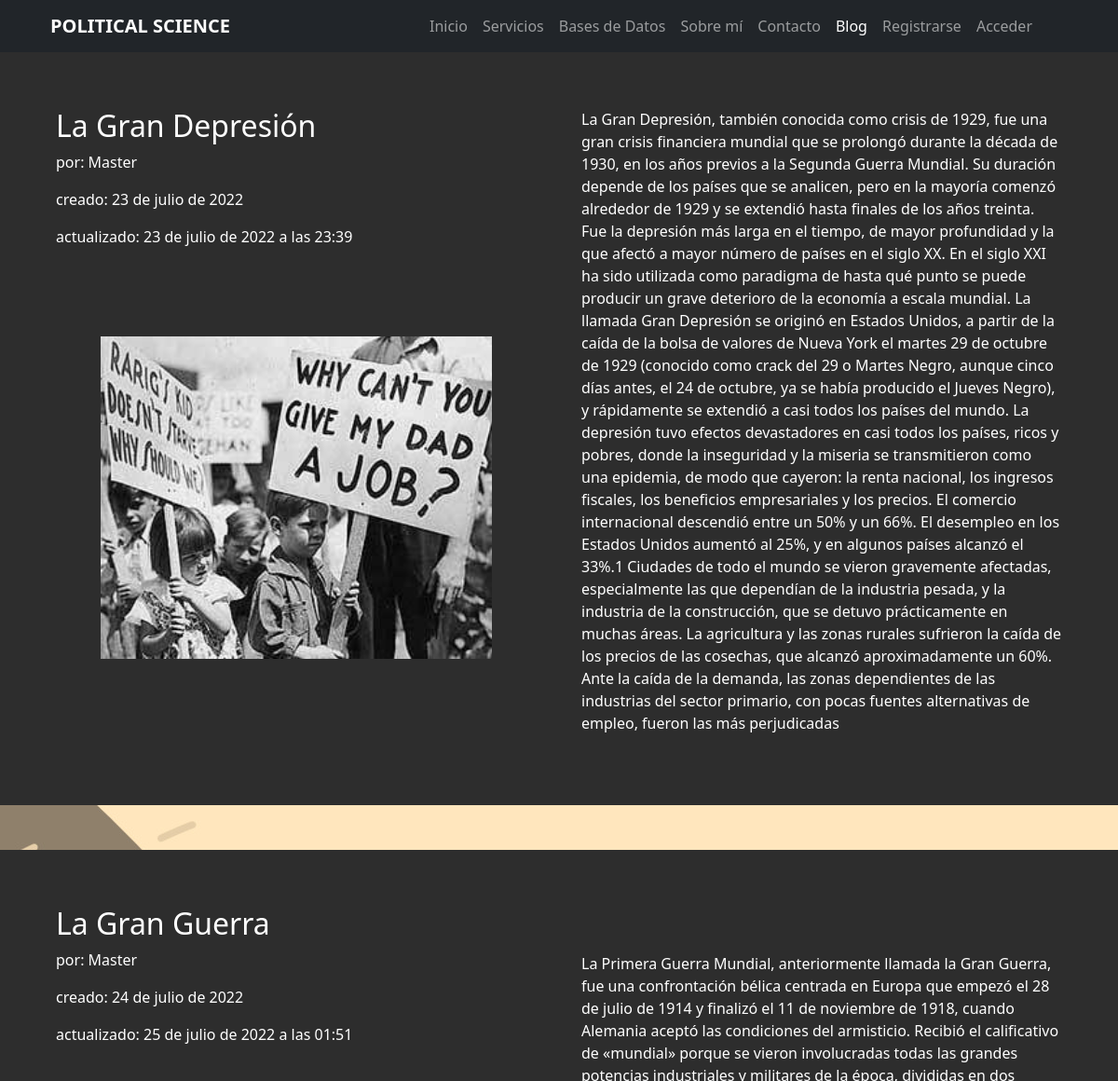
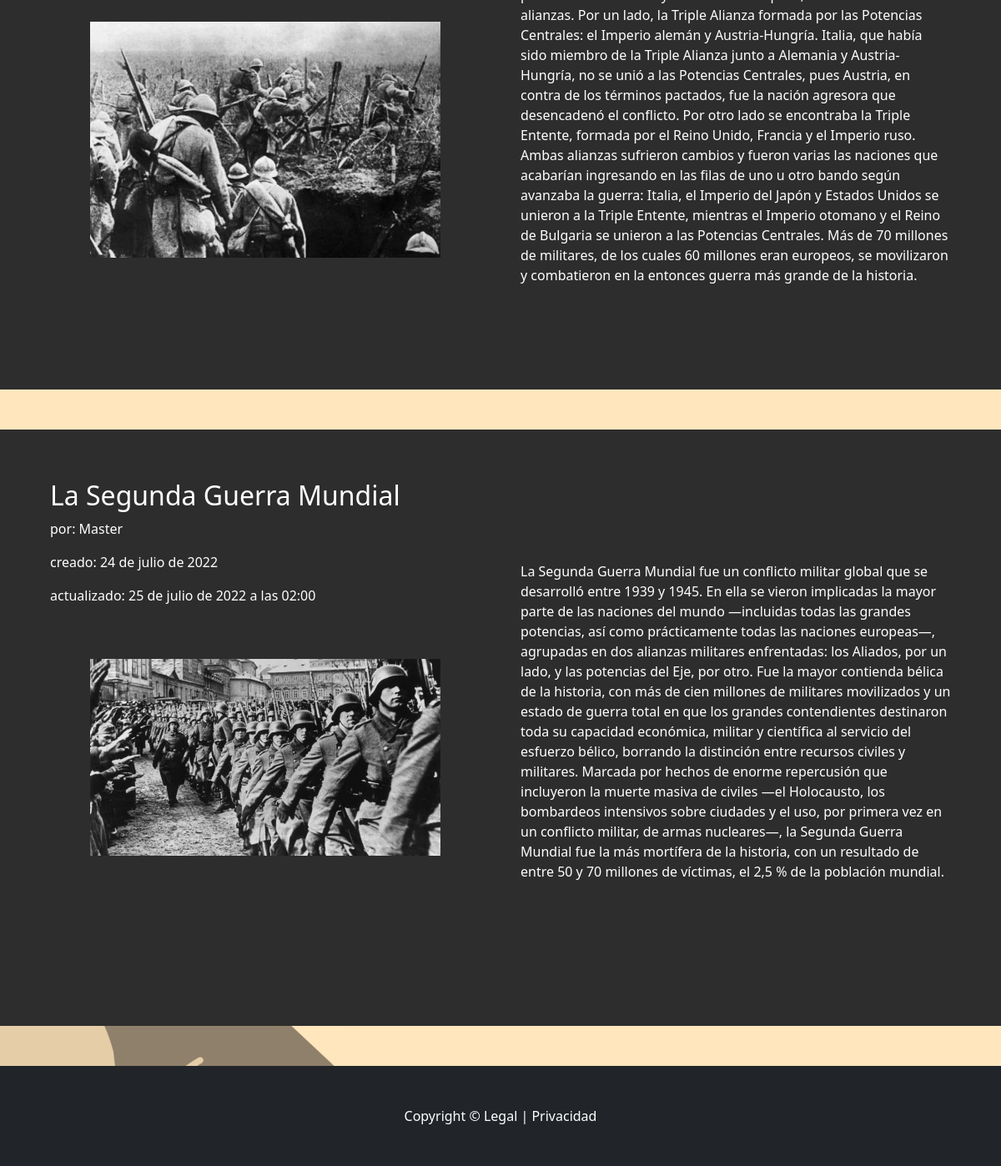
Screenshot of /blog/ with the database file from the repository (2 pictures, top to bottom).
### Blog/models.py (models this page shows)
class Post(models.Model):
    titulo = models.CharField(max_length=50)
    autor = models.ForeignKey(User, on_delete=models.CASCADE)
    imagen = models.ImageField(upload_to='Blog', null=True, blank=True)
    contenido = models.TextField()
    created = models.DateField(auto_now_add=True)
    updated = models.DateTimeField(auto_now_add=True)
    class Meta:
        verbose_name = 'Post'
        verbose_name_plural = 'Posts'

### Blog/views.py (the view)
# urls.py: path('', Blog_view.as_view() , name='blog'),
class Blog_view(TemplateView):
    tmpl = 'Blog/blog.html'
    def get(self, request, *arg, **kwargs):
        return render(request, self.tmpl, {'posts': Post.objects.all()})

### Blog/templates/Blog/blog.html (shortened to what this page needs)
{% extends 'Home/base.html' %}
{% load static %}
{% block background %}{% static 'Home/img/background.jpg' %}{% endblock %}
{% block content %}
    <section>
        {% for i in posts %}
            <div style='padding:3vw; display:grid; background-color: rgb(45,45,45); grid-template-columns:6fr 6fr; grid-template-rows: 2fr 4fr'>
                <div style='color:white; padding:2vw; grid-column: 1; grid-row: 1;'>
                    <h2 'color:white;'> {{i.titulo}} </h2>
                    <p 'color:white;'> por: {{i.autor}}</p>
                    <p 'color:white;'>creado: {{i.created}}</p>
                    <p 'color:white;'>actualizado: {{i.updated}} </p>
                </div>
                <img style='width:35vw; hight:35vw; grid-column:1; grid-row: 2; padding-top: 2vw; justify-self: center;' src='{{i.imagen.url}}'>
                <p style='color:white; padding: 2vw; grid-row: 1/3; grid-column:2; align-self: center;'>{{i.contenido}}</p>
            </div>
                <br>
                <br>
        {% endfor %}
    </section>
{% endblock %}

### Home/templates/Home/base.html (shortened to what this page needs)
<!DOCTYPE html>
<html lang="es">
    <head>
        {% load static %}
        <link href="{% static 'Home/vendor/bootstrap/css/bootstrap.min.css' %}" rel="stylesheet" />
        <link href="{% static 'Home/css/styles.css' %}" rel='stylesheet' />
    </head>
    <body class="masthead" style="background-image: url('{% block background %} {% endblock %}')">
        <nav class="navbar navbar-expand-lg navbar-dark bg-dark">
            <div class="container">
                <a class="navbar-brand" href= {% url 'home' %}> <strong>POLITICAL SCIENCE</strong> </a>
                <div class="collapse navbar-collapse" id="navbarSupportedContent">
                    <ul class="navbar-nav ms-auto mb-2 mb-lg-0">
                        <li class="nav-item"><a class="nav-link {% if request.path == '/' %}active{% endif %}" href={% url 'home' %}>Inicio</a></li>
                        <li class="nav-item"><a class="nav-link {% if request.path == '/services/' %}active{% endif %}" href={% url 'services' %}>Servicios</a></li>
                        <li class="nav-item"><a class="nav-link {% if request.path == '/data/bases/' %}active{% endif %}" href={% url 'bases' %}>Bases de Datos</a></li>
                        <li class="nav-item"><a class="nav-link {% if request.path == '/aboutme/' %}active{% endif %}" href={% url 'aboutme' %}>Sobre mí</a></li>
                        <li class="nav-item"><a class="nav-link {% if request.path == '/contact/' %}active{% endif %}" href={% url 'contact' %}>Contacto</a></li>
                        <li class="nav-item"><a class="nav-link {% if request.path == '/blog/' %}active{% endif %}" href={% url 'blog' %}>Blog</a></li>
                        <li class="nav-item"><a class="nav-link {% if request.path == '/users/register/' %}active{% endif %}" href={% url 'register' %}>Registrarse</a></li>
                        <li class="nav-item"><a class="nav-link {% if request.path == '/users/login/' %}active{% endif %}" href={% url 'login' %}>Acceder</a></li>
                    </ul>
                </div>
            </div>
        </nav>
        {% block content %}
        {% endblock %}
        <footer class="py-5 bg-dark">
            <div class="container"><p class="m-0 text-center text-white">Copyright &copy; <a href={% url 'legal' %} style='color:white; text-decoration:none;'>Legal</a>  |  <a href={% url 'privacity'%} style='color:white; text-decoration:none;'> Privacidad </a> </p></div>
        </footer>
    </body>
</html>

### rows the page displays
Post: titulo "La Gran Depresión", autor "Master", created "23 de julio de 2022", updated "23 de julio de 2022 a las 23:39", imagen (picture), contenido "La Gran Depresión, también conocida como crisis de 1929, fue una gran crisis financiera mundial que se prolongó durante la década de 1930, en los años previos a la Segunda Guerra Mundial. Su duración depende de los países que se analicen, pero en la mayoría comenzó alrededor de 1929 y se extendió hasta finales de los años treinta. Fue la depresión más larga en el tiempo, de mayor profundidad y la que afectó a mayor número de países en el siglo XX. En el siglo XXI ha sido utilizada como paradigma de hasta qué punto se puede producir un grave deterioro de la economía a escala mundial. La llamada Gran Depresión se originó en Estados Unidos, a partir de la caída de la bolsa de valores de Nueva…"
Post: titulo "La Gran Guerra", autor "Master", created "24 de julio de 2022", updated "25 de julio de 2022 a las 01:51", imagen (picture), contenido "La Primera Guerra Mundial, anteriormente llamada la Gran Guerra, fue una confrontación bélica centrada en Europa que empezó el 28 de julio de 1914 y finalizó el 11 de noviembre de 1918, cuando Alemania aceptó las condiciones del armisticio. Recibió el calificativo de «mundial» porque se vieron involucradas todas las grandes potencias industriales y militares de la época, divididas en dos alianzas. Por un lado, la Triple Alianza formada por las Potencias Centrales: el Imperio alemán y Austria-Hungría. Italia, que había sido miembro de la Triple Alianza junto a Alemania y Austria-Hungría, no se unió a las Potencias Centrales, pues Austria, en contra de los términos pactados, fue la nación…"
Post: titulo "La Segunda Guerra Mundial", autor "Master", created "24 de julio de 2022", updated "25 de julio de 2022 a las 02:00", imagen (picture), contenido "La Segunda Guerra Mundial fue un conflicto militar global que se desarrolló entre 1939 y 1945. En ella se vieron implicadas la mayor parte de las naciones del mundo —incluidas todas las grandes potencias, así como prácticamente todas las naciones europeas—, agrupadas en dos alianzas militares enfrentadas: los Aliados, por un lado, y las potencias del Eje, por otro. Fue la mayor contienda bélica de la historia, con más de cien millones de militares movilizados y un estado de guerra total en que los grandes contendientes destinaron toda su capacidad económica, militar y científica al servicio del esfuerzo bélico, borrando la distinción entre recursos civiles y militares. Marcada por hechos de…"
